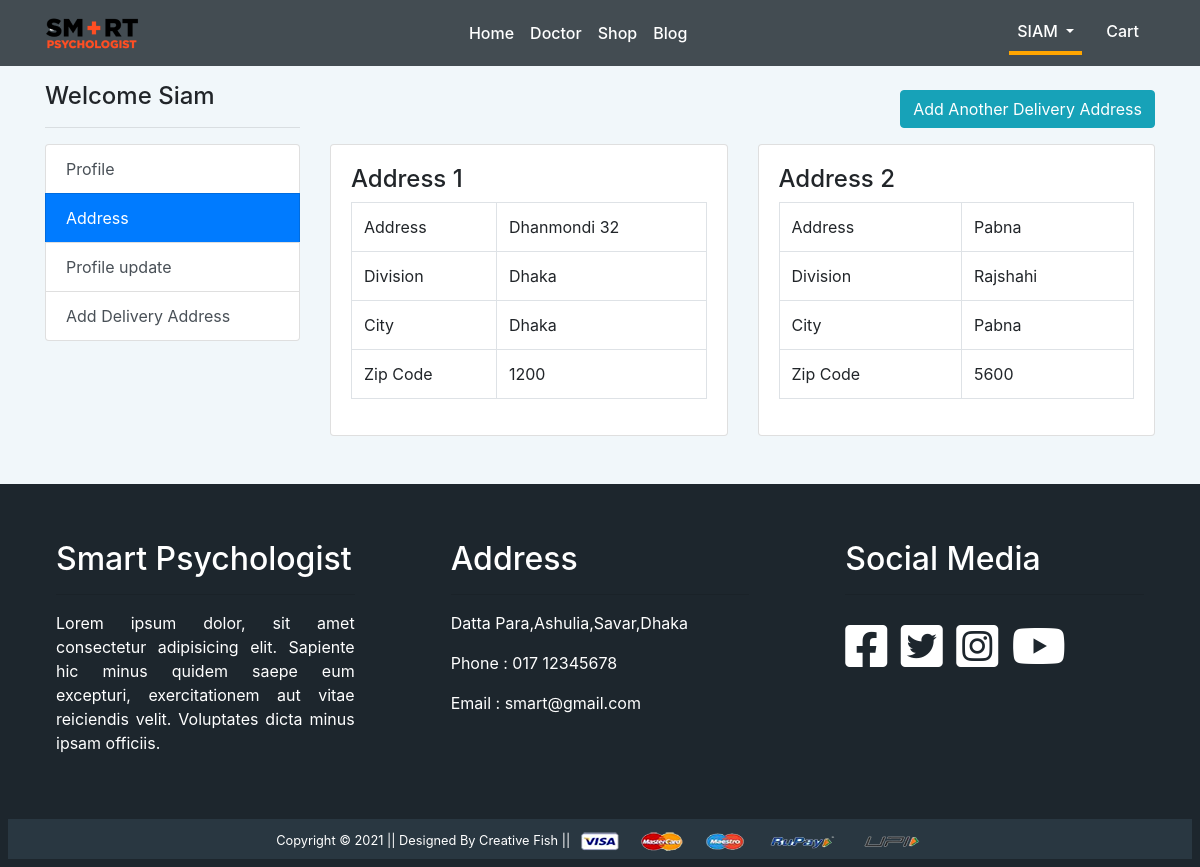
The app's page /address/ (signed in) with its own data.
### useraccount/models.py (models this page shows, shortened)
class DeliveryAddress(models.Model):
    user = models.ForeignKey(User,on_delete=models.CASCADE)
    home_address = models.CharField(max_length=100,default='')
    division = models.CharField(max_length=100,default='')
    district = models.CharField(max_length=100,default='')
    city = models.CharField(max_length=100,default='')
    zip_code = models.IntegerField(null=True)

### useraccount/views.py (the view)
# urls.py: path('address/',user_views.userAddress,name='address'),
def userAddress(request):
    add = DeliveryAddress.objects.filter(user=request.user)
    return render(request, 'useraccount/address.html', {'user_active': 'navbar-active-color', 'add': add, 'ad_active': 'bg-primary text-white'})

### useraccount/templates/useraccount/address.html
{% extends 'core/base.html' %} {% load static %} {% block perpageStyle %}
<link rel="stylesheet" href="{% static 'useraccount/css/style.css' %}" />
{% endblock perpageStyle %} {% block title %} Address Page {% endblock title %}
{% block main-content %}
<div class="container">
    <div class="row">
        <div class="col-md-3 mt-3">
            {% include 'useraccount/profile_sitebar.html' %}
        </div>
        <div class="col-md-9 mx-auto mt-4">
            <div class="text-right mb-3">
                <a class="btn btn-info" href="{% url 'deliveryaddress' %}" role="button">Add Another Delivery
                    Address</a>
            </div>
            <div class="row">
                {% if add %} {% for ad in add %}
                <div class="col-sm-6">
                    <div class="card">
                        <div class="card-body">
                            <h4>Address {{forloop.counter}}</h4>
                            <table class="table table-bordered">
                                <tbody>
                                    <tr>
                                        <td>Address</td>
                                        <td>{{ad.home_address}}</td>
                                    </tr>
                                    <tr>
                                        <td>Division</td>
                                        <td>{{ad.division}}</td>
                                    </tr>
                                    <tr>
                                        <td>City</td>
                                        <td>{{ad.city}}</td>
                                    </tr>
                                    <tr>
                                        <td>Zip Code</td>
                                        <td>{{ad.zip_code}}</td>
                                    </tr>
                                </tbody>
                            </table>
                        </div>
                    </div>
                </div>
                {% endfor %} {% else %}
            </div>
            <div class="alert alert-info mt-5" role="alert">
                Pleace add your delivery address !
                <strong><a href="{% url 'deliveryaddress' %}">Add Delivery Address</a></strong>
            </div>
            {% endif %}
        </div>
    </div>
</div>
</div>
{% endblock main-content %}

### core/templates/core/navbar.html (shortened to what this page needs)
{% load static %}
<nav class="navbar navbar-expand-lg navbar-light bg-light sticky-top" id="smrat_navbar">
     <div class="container">
          <a class="navbar-brand" href="{% url 'home' %}"><img src="{% static 'core/images/logo.png' %}" alt=""
                    srcset=""></a>
          <div class="collapse navbar-collapse" id="navbarSupportedContent">
               <ul class="navbar-nav mx-auto">
                    <li class="nav-item {{home_active}}">
                         <a class="nav-link" href="{% url 'home' %}">Home <span class="sr-only">(current)</span></a>
                    </li>
                    <li class="nav-item {{doctor_active}}">
                         <a class="nav-link" href="{% url 'doctor' %}">Doctor</a>
                    </li>
                    <li class="nav-item {{shop_active}}">
                         <a class="nav-link" href="{% url 'shop' %}">Shop</a>
                    </li>
                    <li class="nav-item {{blog_active}}">
                         <a class="nav-link" href="{% url 'blog' %}">Blog</a>
                    </li>
               </ul>
               <div>
                    <ul class="navbar-nav mx-auto mb-2 mb-lg-0">
                         {% if request.user.is_authenticated %}
                         <li class="nav-item dropdown mx-2 {{user_active}}">
                              <a class="nav-link dropdown-toggle text-uppercase" href="#" id="navbarDropdown"
                                   role="button" data-toggle="dropdown" aria-haspopup="true" aria-expanded="false">
                                   {{user}}
                              </a>
                         </li>
                         <li class="nav-item mx-2 {{cart_active}}">
                              <a href="{% url 'cart' %}" class="nav-link text-white"> Cart </a>
                         </li>
                         {% endif %}
                    </ul>
               </div>
          </div>
     </div>
</nav>

### useraccount/templates/useraccount/profile_sitebar.html
{% load static %}
<h4>Welcome {{user | capfirst }}</h4>
<hr>
<div class="list-group">
    <a href="{% url 'profile' %}" class="list-group-item list-group-item-action {{pro_active}}">Profile</a>
    <a href="{% url 'address' %}" class="list-group-item list-group-item-action {{ad_active}}">Address</a>
    <a href="{% url 'updateprofile' %}" class="list-group-item list-group-item-action {{up_active}}">Profile update</a>
    <a href="{% url 'deliveryaddress' %}" class="list-group-item list-group-item-action {{dlyAd_active}}">Add Delivery
        Address</a>
</div>

### core/static/core/css/style.css (style rules this page uses)
body { background-color: #f1f7fa !important; }
.navbar-light { background-color: #1d262dd0 !important; color: white; }
.navbar ul li a { color: white !important; font-weight: 500; }
.navbar-active-color { border-bottom: 4px solid orange; }

### records on screen
DeliveryAddress: home_address "Dhanmondi 32", division "Dhaka", city "Dhaka", zip_code "1200"
DeliveryAddress: home_address "Pabna", division "Rajshahi", city "Pabna", zip_code "5600"

### other values on screen
{{ user }} "SIAM"
{{ user | capfirst }} "Siam"
